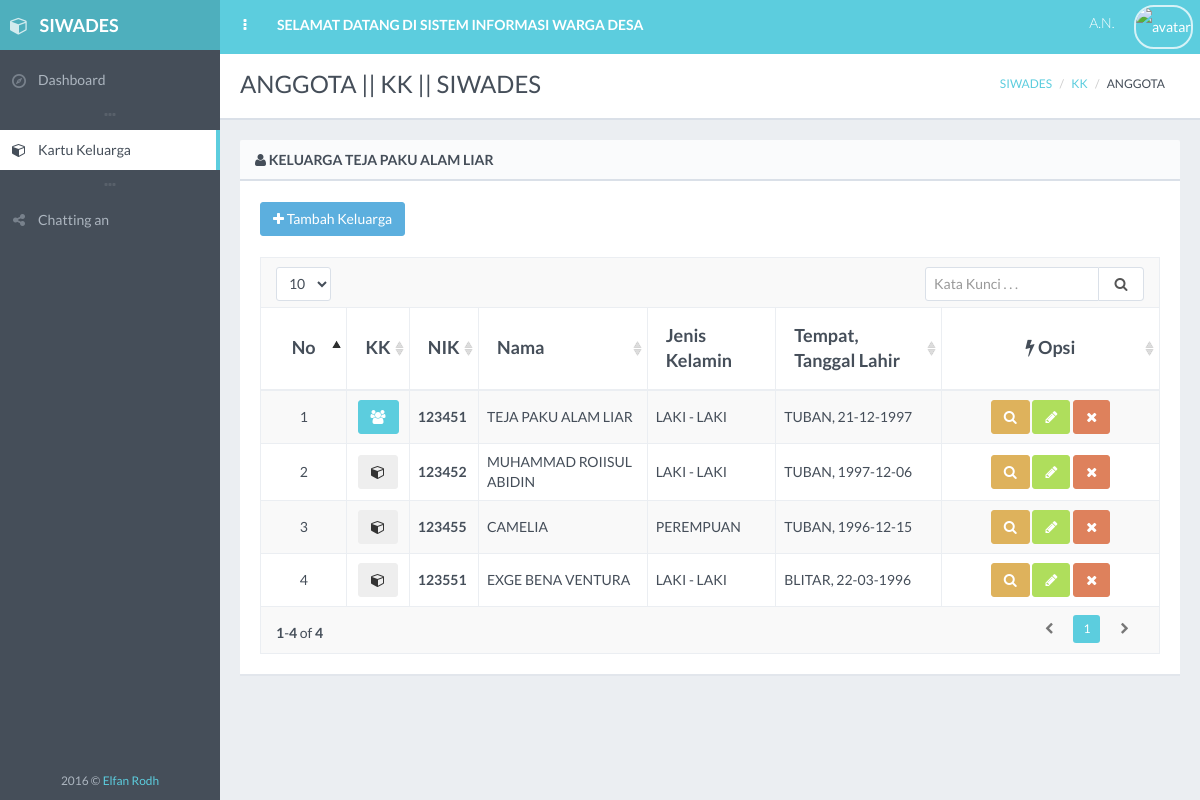
Screenshot of /kk/detail.php?detail=12341 with the database file from the repository.
### tables this page shows
CREATE TABLE `penduduk` (
  `nik` varchar(100) NOT NULL,
  `nama` varchar(150) DEFAULT NULL,
  `tempat_lahir` varchar(50) DEFAULT NULL,
  `tanggal_lahir` varchar(10) DEFAULT NULL,
  `jk` enum('L','P') DEFAULT NULL,
  `golongan_darah` varchar(5) DEFAULT NULL,
  `pekerjaan` text,
  `pendidikan` varchar(10) NOT NULL,
  `status_perkawinan` enum('KAWIN','BELUM KAWIN') NOT NULL,
  `kewarganegaraan` varchar(50) DEFAULT NULL,
  `id_agama` varchar(30) DEFAULT NULL,
  `id_klasifikasi` varchar(20) NOT NULL,
  `no_kk` varchar(50) DEFAULT NULL,
  `foto` text,
  `about` text,
  `username` varchar(20) NOT NULL,
  `password` text NOT NULL,
  `status` int(1) DEFAULT NULL
);

### koneksi.php (called while the page is built)
<?php
	$_mysqli = new mysqli("localhost","root","","siwades");
	return $_mysqli;
 ?>

### kk/kk.php (called while the page is built, shortened)
<?php
class KK
{
    public function get_penduduk_kk(){
        include ('../koneksi.php');
        $no_kk = $_GET['detail'];
        $penduduk_kk = $_mysqli->query("SELECT * FROM penduduk, kk
                                    WHERE penduduk.no_kk = kk.no_kk
                                    AND penduduk.no_kk = '$no_kk'");
        return $penduduk_kk;
    }
    public function get_judul_kk(){
        include ('../koneksi.php');
        $no_kk = $_GET['detail'];
        $kk = $_mysqli->query("SELECT penduduk.nama FROM penduduk, kk
                                    WHERE penduduk.no_kk = kk.no_kk
                                    AND kk.kepala_keluarga = penduduk.nik
                                    AND penduduk.no_kk = '$no_kk'");
        $penduduk_kk = mysqli_fetch_array($kk);
        return $penduduk_kk;
    }
    public function get_agama(){
        include ('../koneksi.php');
        $agama = $_mysqli->query("SELECT * FROM agama");
        return $agama;
    }
    public function get_klasifikasi(){
        include ('../koneksi.php');
        $klasifikasi = $_mysqli->query("SELECT * FROM klasifikasi");
        return $klasifikasi;
    }
}
 ?>

### kk/detail.php (the view, shortened to what this page needs)
<!DOCTYPE html>
<?php
include ("kk.php");
$new = new Kk();
include ("../penduduk/penduduk.php");
if (isset($_GET['detail'])) {
    $penduduk = $new->get_penduduk_kk();
    $judul = $new->get_judul_kk();
    }
$title = "ANGGOTA || KK || SIWADES";
 ?>
 <html class="no-js" lang="en">
    <head>
        <link rel="stylesheet" href="../assets/css/bootstrap.min.css">
        <link rel="stylesheet" href="../assets/css/plugins.css">
        <link rel="stylesheet" href="../assets/css/main.css">
        <link rel="stylesheet" href="../assets/css/themes.css">
        <link rel="stylesheet" type="text/css" href="../assets/css/bootstrap-fileupload.min.css" />
    </head>
    <body>
        <div id="page-wrapper" class="page-loading">
            <div id="page-container" class="header-fixed-top sidebar-visible-lg-full">
                <div id="main-container">
                    <header class="navbar navbar-inverse navbar-fixed-top">
                        <ul class="nav navbar-nav-custom">
                            <li>
                                <a href="javascript:void(0)" onclick="App.sidebar('toggle-sidebar');this.blur();">
                                    <i class="fa fa-ellipsis-v fa-fw animation-fadeInRight" id="sidebar-toggle-mini"></i>
                                </a>
                            </li>
                            <li class="hidden-xs animation-fadeInQuick">
                                <a href="../pilihan.php"><strong>SELAMAT DATANG DI SISTEM INFORMASI WARGA DESA</strong></a>
                            </li>
                        </ul>
                    </header>
                    <div id="page-content">
                        <div class="content-header">
                            <div class="row">
                                <div class="col-sm-6">
                                    <div class="header-section">
                                        <h1><?php echo $title; ?></h1>
                                    </div>
                                </div>
                                <div class="col-sm-6 hidden-xs">
                                    <div class="header-section">
                                        <ul class="breadcrumb breadcrumb-top">
                                            <li><a href="../dashboard">SIWADES</a></li>
                                            <li><a href="../pilihan.php?menu=4">KK</a></li>
                                            <li>ANGGOTA</li>
                                        </ul>
                                    </div>
                                </div>
                            </div>
                        </div>
                        <div class="block full">
                            <div class="block-title">
                                <h2><i class="fa fa-user sidebar-nav-icon"></i>  KELUARGA <?php echo $judul['nama'] ?></h2>
                            </div>
                            <a href="#modal-fade" title="Tambah Agama" class="btn btn-effect-ripple btn-info" data-toggle="modal"><i class="fa fa-plus"></i> Tambah Keluarga</a>
                            <br>
                            <br>
                            <div class="table-responsive">
                                <table id="example-datatable" class="table table-striped table-bordered table-vcenter">
                                    <thead>
                                        <tr>
                                            <th class="text-center" style="width: 50px;">No</th>
                                            <th>KK</th>
                                            <th>NIK</th>
                                            <th>Nama</th>
                                            <th>Jenis Kelamin</th>
                                            <th>Tempat, Tanggal Lahir</th>
                                            <th class="text-center" style="width: 75px;"><i class="fa fa-flash"></i> Opsi</th>
                                        </tr>
                                    </thead>
                                    <tbody>
                                    <?php $no=0; foreach ($penduduk as $row): $no++?>
                                        <tr>
                                            <td class="text-center"><?php echo $no; ?></td>
                                            <td class="text-center">
                                                <?php
                                                    $id = $row['nik'];
                                                    include('../koneksi.php');
                                                    $jum = $_mysqli->query("SELECT penduduk.nama FROM penduduk, kk
                                                                            WHERE penduduk.nik = kk.kepala_keluarga
                                                                            AND kk.kepala_keluarga = '$id'");
                                                    $jumlah = mysqli_num_rows($jum);
                                                if ($jumlah > 0) {
                                                    echo '<a href="#" data-toggle="tooltip" title="Kepala Keluarga" class="btn btn-effect-ripple btn-primary"><i class="fa fa-users"></i></a>';
                                                }else{
                                                    echo '
                                                <form action="detail.php" method="post">
                                                    <input type="hidden" name="no_kk" value="'.$row['no_kk'].'">
                                                    <input type="hidden" name="nik" value="'.$row['nik'].'">
                                                    <button type="submit" name="edit_kk" href="" data-toggle="tooltip" title="Jadikan Kepala Keluarga" class="btn btn-effect-ripple btn-default"><i class="fa fa-cube"></i></button>
                                                </form>';
                                                }
                                                ?>
                                            </td>
                                            <td><strong><?php echo $row['nik'] ?></strong></td>
                                            <td><?php echo $row['nama'] ?></td>
                                            <td>
                                                <?php
                                                    if ($row['jk'] == "L") {$tampil = "LAKI - LAKI";}
                                                    else {$tampil = "PEREMPUAN";}
                                                ?>
                                                <?php echo "$tampil"; ?>
                                            </td>
                                            <td><?php echo $row['tempat_lahir'].", ".$row['tanggal_lahir'] ?></td>
                                            <td class="text-center" width="200px">
                                                <a href="../penduduk/detail.php?detail=<?php echo $row['nik'] ?>" data-toggle="tooltip" title="Detail <?php echo $row['nama'] ?>" class="btn btn-effect-ripple btn-warning"><i class="fa fa-search"></i></a>
                                                <a href="../penduduk/edit.php?edit=<?php echo $row['nik'] ?>" data-toggle="tooltip" title="Edit <?php echo $row['nama'] ?>" class="btn btn-effect-ripple btn-success"><i class="fa fa-pencil"></i></a>
                                                <a href="detail.php?hapus=<?php echo $row['nik'] ?>" onclick="return confirm('Apakah Anda Yakin Ingin Menghapus <?php echo $row['nama']?>');" data-toggle="tooltip" title="Hapus <?php echo $row['nama'] ?>" class="btn btn-effect-ripple btn-danger"><i class="fa fa-times"></i></a>
                                            </td>
                                        </tr>
                                    <?php endforeach; ?>
                                    </tbody>
                                </table>
                            </div>
                        </div>
                    </div>
                </div>
            </div>
        </div>
    </body>
</html>

### rows the page displays
penduduk: nama "TEJA PAKU ALAM LIAR", nik "123451", jk "LAKI - LAKI", tempat_lahir "TUBAN", tanggal_lahir "21-12-1997"
penduduk: nik "123452", nama "MUHAMMAD ROIISUL ABIDIN", jk "LAKI - LAKI", tempat_lahir "TUBAN", tanggal_lahir "1997-12-06"
penduduk: nik "123455", nama "CAMELIA", jk "PEREMPUAN", tempat_lahir "TUBAN", tanggal_lahir "1996-12-15"
penduduk: nik "123551", nama "EXGE BENA VENTURA", jk "LAKI - LAKI", tempat_lahir "BLITAR", tanggal_lahir "22-03-1996"

### other values shown
$title "ANGGOTA || KK || SIWADES"
